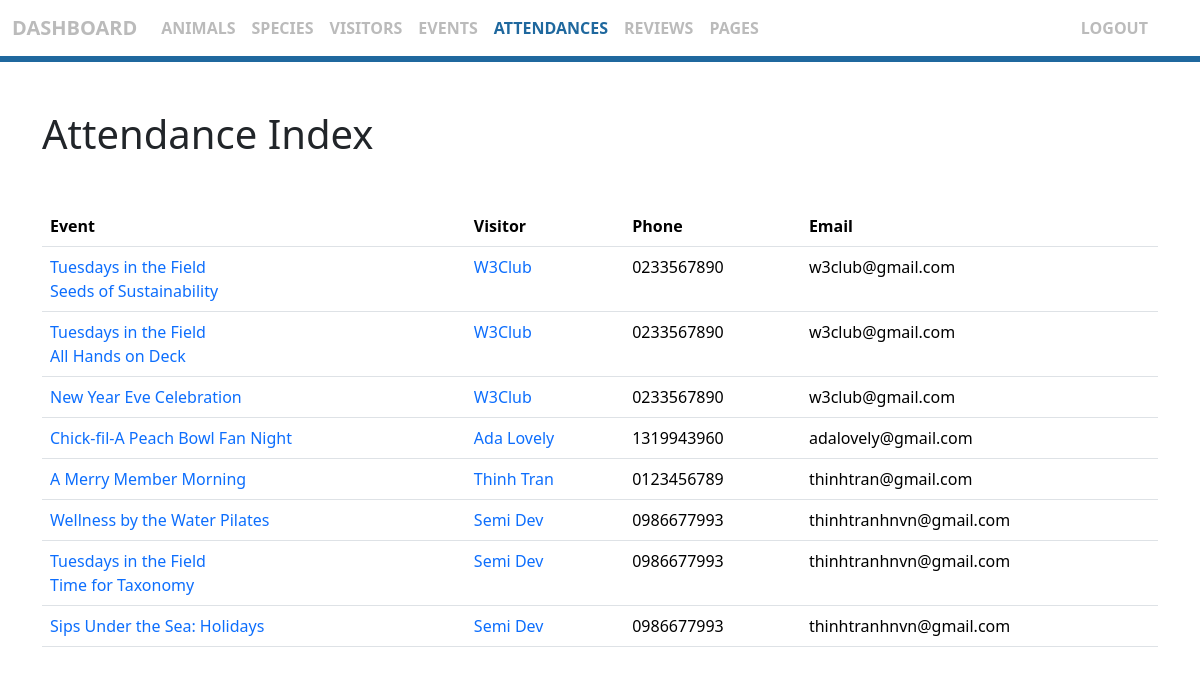
Page /admin/attendance/index.php (signed in) on the committed database.
### tables this page shows
CREATE TABLE `event` (
    id            INT          NOT NULL AUTO_INCREMENT PRIMARY KEY,
    kids_only     BOOLEAN      NOT NULL,
    name          VARCHAR(128) NOT NULL,
    description   MEDIUMTEXT   NOT NULL,
    image_url     MEDIUMTEXT   NOT NULL,
    starting_time DATETIME     NOT NULL
);

CREATE TABLE visitor (
    id       INT          NOT NULL AUTO_INCREMENT PRIMARY KEY,
    fullname VARCHAR(32)  NOT NULL,
    username VARCHAR(32)  NOT NULL UNIQUE,
    password MEDIUMTEXT   NOT NULL,
    email    VARCHAR(128) NOT NULL UNIQUE,
    phone    VARCHAR(32)  NOT NULL UNIQUE,
    birthday DATE         NOT NULL
);

### admin/attendance/index.php (called while the page is built, shortened)
<?php
include_once(__DIR__ . "/../../model/database.php");
include_once(__DIR__ . "/../login.php");
$all_attendances_joined = database::select_all_attendance_join_event_join_visitor_order_by_event_id_desc();
include_once(__DIR__ . "/../../view/page/admin/attendance/index.phtml");
?>

### config.php (called while the page is built, shortened)
<?php
$base_url = "/jenkinsonaquarium";
?>

### model/database.php (called while the page is built, shortened)
<?php
include_once(__DIR__ . "/../config.php");
include_once(__DIR__ . "/animal.php");
include_once(__DIR__ . "/event.php");
include_once(__DIR__ . "/visitor.php");
include_once(__DIR__ . "/attendance.php");
include_once(__DIR__ . "/attendance_join_event_join_visitor.php");
include_once(__DIR__ . "/page.php");
$mysqli_connection = new mysqli($server, $username, $password, $database);
class database
{
     public static function select_event_by_id (int $id) : ?event
     {
         global $mysqli_connection;
         $sql = "
             SELECT id, kids_only, name, description, image_url, starting_time
             FROM event
             WHERE id={$id}
         ";
         $result_set = $mysqli_connection->query($sql);
         if (mysqli_num_rows($result_set) > 0) {
             $record = mysqli_fetch_assoc($result_set);
             $id            = (int) $record["id"];
             $kids_only     = (bool) $record["kids_only"];
             $name          = stripslashes($record["name"]);
             $description   = stripslashes($record["description"]);
             $image_url     = stripslashes($record["image_url"]);
             $starting_time = stripslashes($record["starting_time"]);
             $event = new event($id, $kids_only, $name, $description, $image_url, $starting_time);
             return $event;
         }
         else {
             return null;
         }
     }
     public static function select_visitor_by_id (int $id) : ?visitor
     {
         global $mysqli_connection;
         $sql = "
            SELECT id, fullname, username, password, email, phone, birthday
            FROM visitor
            WHERE id = {$id}
         ";
         $result_set = $mysqli_connection->query($sql);
         if (mysqli_num_rows($result_set) > 0) {
             $record = mysqli_fetch_assoc($result_set);
             $id       = (int) $record["id"];
             $fullname = stripslashes($record["fullname"]);
             $username = stripslashes($record["username"]);
             $password = stripslashes($record["password"]);
             $email    = stripslashes($record["email"]);
             $phone    = stripslashes($record["phone"]);
             $birthday = stripslashes($record["birthday"]);
             $visitor = new visitor($id, $fullname, $username, $password, $email, $phone, $birthday);
             return $visitor;
         }
         else {
             return null;
         }
     }
     public static function select_all_attendance_order_by_event_id_desc () : array
     {
         global $mysqli_connection;
         $sql = "
            SELECT event_id, visitor_id
            FROM attendance
            ORDER BY event_id DESC
         ";
         $all_attendances = [];
         $result_set = $mysqli_connection->query($sql);
         if (mysqli_num_rows($result_set) > 0) {
             while ($record = mysqli_fetch_assoc($result_set)) {
                 $event_id   = (int) $record["event_id"];
                 $visitor_id = (int) $record["visitor_id"];
                 $attendance = new attendance($event_id, $visitor_id);
                 array_push($all_attendances, $attendance);
             }
        }
         return $all_attendances;
     }
     public static function select_all_attendance_join_event_join_visitor_order_by_event_id_desc () : array
     {
         $all_attendances = database::select_all_attendance_order_by_event_id_desc();
         $all_attendances_joined = [];
         foreach ($all_attendances as $attendance) {
             $event = database::select_event_by_id($attendance->get_event_id());
             $visitor = database::select_visitor_by_id($attendance->get_visitor_id());
             $attendance_joined = new attendance_join_event_join_visitor($attendance, $event, $visitor);
             array_push($all_attendances_joined, $attendance_joined);
         }
         return $all_attendances_joined;
     }
}
?>

### model/attendance.php (called while the page is built, shortened)
<?php
class attendance
{
    private int $event_id;
    private int $visitor_id;
    public function get_event_id () : int
    {
        return $this->event_id;
    }
    public function set_event_id (int $event_id) : void
    {
        if ($event_id < 0)
            throw new Exception("Invalid event id");
        else
            $this->event_id = $event_id;
    }
    public function get_visitor_id () : int
    {
        return $this->visitor_id;
    }
    public function set_visitor_id (int $visitor_id) : void
    {
        if ($visitor_id < 0)
            throw new Exception("Invalid visitor id");
        else
            $this->visitor_id = $visitor_id;
    }
}
?>

### model/attendance_join_event_join_visitor.php (called while the page is built, shortened)
<?php
class attendance_join_event_join_visitor
{
    public function __construct (
        attendance $attendance,
        event      $event,
        visitor    $visitor
    ) {
        $this->event      = $event;
        $this->visitor    = $visitor;
    }
}
?>

### model/event.php (called while the page is built, shortened)
<?php
class event
{
    private int    $id;
    private string $name;
    public function get_id () : int
    {
        return $this->id;
    }
    public function set_id (int $id) : void
    {
        if ($id < 0)
            throw new Exception("Invalid event id");
        else
            $this->id = $id;
    }
    public function get_name () : string
    {
        return $this->name;
    }
    public function set_name (string $name) : void
    {
        if (empty($name))
            throw new Exception("Name cannot be empty");
        else
            $this->name = $name;
    }
}
?>

### model/visitor.php (called while the page is built, shortened)
<?php
class visitor
{
    private string $fullname;
    private string $email;
    private string $phone;
    public function get_fullname () : string
    {
        return $this->fullname;
    }
    public function set_fullname (string $fullname) : void
    {
        if (empty($fullname))
            throw new Exception("Full-name cannot be empty");
        else
            $this->fullname = $fullname;
    }
    public function get_email () : string
    {
        return $this->email;
    }
    public function set_email (string $email) : void
    {
        if (empty($email))
            throw new Exception("Email cannot be empty");
        else
            $this->email = $email;
    }
    public function get_phone () : string
    {
        return $this->phone;
    }
    public function set_phone (string $phone) : void
    {
        if (empty($phone))
            throw new Exception("Phone cannot be empty");
        else
            $this->phone = $phone;
    }
}
?>

### view/page/admin/attendance/index.phtml (the view, shortened to what this page needs)
<!doctype html>
<html lang="en">
<head>
    <?php include_once(__DIR__ . "/../../../part/admin/head.phtml"); ?>
</head>
<body>
    <?php include_once(__DIR__ . "/../../../part/admin/navbar.phtml"); ?>
    <div class="py-5">
        <div class="container">
            <h1 class="mb-5"> Attendance Index </h1>
            <table class="table">
                <thead>
                    <tr>
                        <th scope="col"> Event </th>
                        <th scope="col"> Visitor </th>
                        <th scope="col"> Phone </th>
                        <th scope="col"> Email </th>
                    </tr>
                </thead>
                <tbody>
                <?php foreach ($all_attendances_joined as $attendance_joined) { ?>
                    <tr>
                        <td>
                            <a class="text-decoration-none" href="<?php print($base_url . "/event.php?id=" . $attendance_joined->event->get_id()) ?>" target="_blank"> <?php print($attendance_joined->event->get_name()) ?> </a>
                        </td>
                        <td>
                            <a class="text-decoration-none" href="<?php print($base_url . "/admin/visitor") ?>" target="_blank"> <?php print($attendance_joined->visitor->get_fullname()) ?> </a>
                        </td>
                        <td> <?php print($attendance_joined->visitor->get_phone()) ?> </td>
                        <td> <?php print($attendance_joined->visitor->get_email()) ?> </td>
                    </tr>
                <?php }  ?>
                </tbody>
            </table>
        </div>
    </div>
</body>
</html>

### view/part/admin/head.phtml (shortened to what this page needs)
<?php include_once(__DIR__ . "/../../../config.php"); ?>
<link rel="stylesheet" href="https://cdnjs.cloudflare.com/ajax/libs/font-awesome/5.9.0/css/all.min.css" />
<link href="https://cdn.jsdelivr.net/npm/bootstrap@5.3.3/dist/css/bootstrap.min.css" rel="stylesheet" />
<link rel="stylesheet" href="<?php print($base_url . "/public/css/richtext.min.css") ?>" />
<link rel="stylesheet" href="<?php print($base_url . "/public/css/admin.css") ?>" />

### view/part/admin/navbar.phtml (shortened to what this page needs)
<?php include_once(__DIR__ . "/../../../config.php") ?>
<nav class="navbar navbar-expand-lg border_bottom_6px">
    <div class="container-fluid">
        <a class="navbar-brand" href="<?php print($base_url . "/admin") ?>"> DASHBOARD </a>
        <div class="collapse navbar-collapse" id="navbarSupportedContent">
            <ul class="navbar-nav me-auto">
                <li class="nav-item">
                    <a class="nav-link <?php if (str_contains($_SERVER["REQUEST_URI"], "animal"))  print("active") ?>" href="<?php print($base_url . "/admin/animal") ?>"> ANIMALS </a>
                </li>
                <li class="nav-item">
                    <a class="nav-link <?php if (str_contains($_SERVER["REQUEST_URI"], "specie"))  print("active") ?>" href="<?php print($base_url . "/admin/specie") ?>"> SPECIES </a>
                </li>
                <li class="nav-item">
                    <a class="nav-link <?php if (str_contains($_SERVER["REQUEST_URI"], "visitor"))  print("active") ?>" href="<?php print($base_url . "/admin/visitor") ?>"> VISITORS </a>
                </li>
                <li class="nav-item">
                    <a class="nav-link <?php if (str_contains($_SERVER["REQUEST_URI"], "event"))  print("active") ?>" href="<?php print($base_url . "/admin/event") ?>"> EVENTS </a>
                </li>
                <li class="nav-item">
                    <a class="nav-link <?php if (str_contains($_SERVER["REQUEST_URI"], "attendance"))  print("active") ?>" href="<?php print($base_url . "/admin/attendance") ?>"> ATTENDANCES </a>
                </li>
                <li class="nav-item">
                    <a class="nav-link <?php if (str_contains($_SERVER["REQUEST_URI"], "review"))  print("active") ?>" href="<?php print($base_url . "/admin/review") ?>"> REVIEWS </a>
                </li>
                <li class="nav-item">
                    <a class="nav-link <?php if (str_contains($_SERVER["REQUEST_URI"], "page"))  print("active") ?>" href="<?php print($base_url . "/admin/page") ?>"> PAGES </a>
                </li>
            </ul>
            <ul class="navbar-nav ms-auto">
                <a class="nav-link" href="<?php print($base_url . "/admin/logout.php") ?>"> LOGOUT </a>
            <ul>
        </div>
    </div>
</nav>

### public/css/admin.css (style rules this page uses)
.border_bottom_6px { border-bottom: 6px solid #1F689E; }
.navbar-brand, .nav-link { font-weight: bold; color: #BBBBBB; }
.nav-link.active, .nav-link:hover, .navbar-brand:hover { color: #1F689E !important; }
.nav-link { text-transform: uppercase; }

### rows in the picture
event: name "Tuesdays in the Field Seeds of Sustainability"
visitor: fullname "W3Club", phone "0233567890", email "w3club@gmail.com"
event: name "Tuesdays in the Field All Hands on Deck"
event: name "New Year Eve Celebration"
event: name "Chick-fil-A Peach Bowl Fan Night"
visitor: fullname "Ada Lovely", phone "1319943960", email "adalovely@gmail.com"
event: name "A Merry Member Morning"
visitor: fullname "Thinh Tran", phone "0123456789", email "thinhtran@gmail.com"
event: name "Wellness by the Water Pilates"
visitor: fullname "Semi Dev", phone "0986677993", email "thinhtranhnvn@gmail.com"
event: name "Tuesdays in the Field Time for Taxonomy"
event: name "Sips Under the Sea: Holidays"
